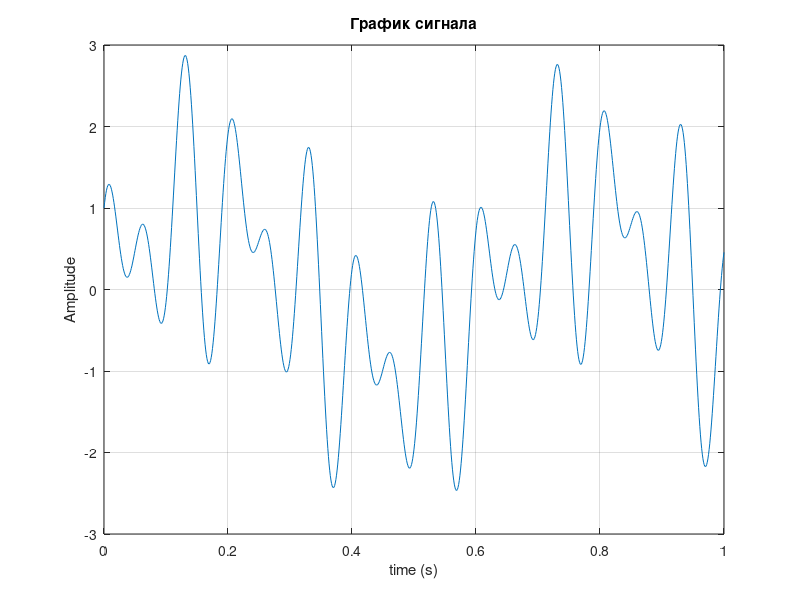

Here is the MATLAB script that generated this plot: (Note: this script raises an error after producing the figure.)
clear; 

f = 5; 
y = @(t) cos(6 * pi * f * t) + sin(4 * pi * f * t) + sin(10 * t); 

fs = 1000;
t = 0:1/fs:1; 

figure; 
    plot(t, y(t));

    xlabel('time (s)');
    ylabel('Amplitude');
    grid on;
     title("График сигнала");

% Задаём частоту дискретизации и разбиваем ось времени
fs = 15 * 2; 
t = 0:1/fs:1;

% Сохраняем значение функций в массив
samples = arrayfun(y, t);

draw_samples(samples, t); 

ppf = fft(samples); 
opf = ifft(ppf); 

draw_ppf_spectre(t, ppf);

fprintf("Ширина спектра: %.2f\n", max(abs(ppf(:))));
fprintf('Занято памяти (Кб): %.2f\n', whos("ppf").bytes / 1024);


% задание 7
fs_4x = fs * 4; 
t_4x = 0:1/fs_4x:1;

samples_4x = arrayfun(y, t_4x); 

ppf_4x = fft(samples_4x); 
opf_4x = ifft(ppf_4x); 

draw_diff_4x(t, t_4x, samples, samples_4x, ppf, ppf_4x, opf, opf_4x);
draw_diff_opf_signal_4x(samples_4x, opf_4x, t_4x); 

fprintf("Ширина спектра: %.2f\n", max(abs(ppf_4x(:))));
fprintf('Занято памяти (Кб): %.2f\n', whos("ppf_4x").bytes / 1024);

quantization_test(y);

function quantization_test(y)
    fs = 5000;
    t = 0:1/fs:1; 

    original_signal = y(t); 

    bit_depths = [3, 4, 5, 6];

    for bits = bit_depths
        quantized_signal = quantize(original_signal, bits);
        
        Y = fft(original_signal);
        Y_quantized = fft(quantized_signal);
        
        amplitude_spectrum = abs(Y);
        amplitude_spectrum_quantized = abs(Y_quantized);
        
        quantization_error = original_signal - quantized_signal;
        mean_quantization_error = mean(abs(quantization_error));
        
        f = (0:length(original_signal)-1) * (fs / length(original_signal));
        
        figure;
        plot(f, amplitude_spectrum, 'b', 'DisplayName', 'Оригинальный сигнал');
        hold on;
        plot(f, amplitude_spectrum_quantized, 'r', 'DisplayName', sprintf('Квантованный сигнал (биты = %d)', bits));
        hold off;
        title(sprintf('Сравнение амплитудных спектров для %d бит', bits));
        xlabel('Частота (Гц)');
        ylabel('Амплитуда');
        xlim([0 fs/2]);
        legend show;
        grid on;
        
        fprintf('Средняя ошибка квантования для %d бит: %.4f\n', bits, mean_quantization_error);
    end
end

function draw_diff_4x(t, t_4x, samples, samples_4x, ppf, ppf_4x, opf, opf_4x)
    figure; 
        plot(t, samples, 'DisplayName', 'Сигнал с частотой fs');
        hold on; 
            plot(t_4x, samples_4x, 'DisplayName', 'Сигнал с частотой 4fs');
        hold off; 
        xlabel('time (s)');
        ylabel('Amplitude');
        grid on; 
        legend('show');
        title("Дискретизированный сигнал");
end 

function draw_diff_opf_signal_4x(samples, opf, t) 
    figure; 
        subplot(2,1,1); 
        plot(t, samples); 
        xlabel('time (s)');
        ylabel('Amplitude');
        title("Разница между обратно преобразованным цифровым сигналом и первонач. сигналом")

        subplot(2,1,2); 
        plot(t, opf); 
        xlabel('time (s)');
        ylabel('Amplitude');
end 

function draw_fourier(reference_opf, opf, t) 
    figure; 
        subplot(2,1,1); 
        plot(t, reference_opf); 
        xlabel('time (s)');
        ylabel('Amplitude');
        title("График восстановления ifft/fft")
end 

function draw_diff_opf_signal(samples, opf, t) 
    figure; 
        subplot(2,1,1); 
        plot(t, samples); 
        xlabel('time (s)');
        ylabel('Amplitude');
        title("Разница между обратно преобразованным цифровым сигналом и сигналом")

        subplot(2,1,2); 
        plot(t, opf); 
        xlabel('time (s)');
        ylabel('Amplitude');
        title("Разница между обратно преобразованным цифровым сигналом и сигналом")
end 

function draw_ppf_spectre(t, ppf)
    figure;
        plot(abs(ppf));
        xlabel('Frequency');
        ylabel('Amplitude');
        grid on;
        title("Спектр");
end 


function draw_samples(samples, t)
    figure; 
        plot(t, samples);
        xlabel('time (s)');
        ylabel('Amplitude');
        grid on;
        title("Дискретизированный сигнал");
end 

function quantized_signal = quantize(signal, bits)
    max_value = max(signal); % Максимальная амплитуда синусоиды
    min_value = min(signal); % Минимальная амплитуда синусоиды
    
    % Определите количество уровней квантования
    levels = 2^bits;
    
    % Масштабируйте сигнал для диапазона уровней
    scaled_signal = (signal - min_value) / (max_value - min_value) * (levels - 1);
    
    % Квантование сигналов
    quantized_scaled_signal = round(scaled_signal); % Округление до ближайшего уровня
    quantized_scaled_signal(quantized_scaled_signal >= levels) = levels - 1; % Ограничьте уровень
    quantized_signal = quantized_scaled_signal / (levels - 1) * (max_value - min_value) + min_value; % Обратное масштабирование
end